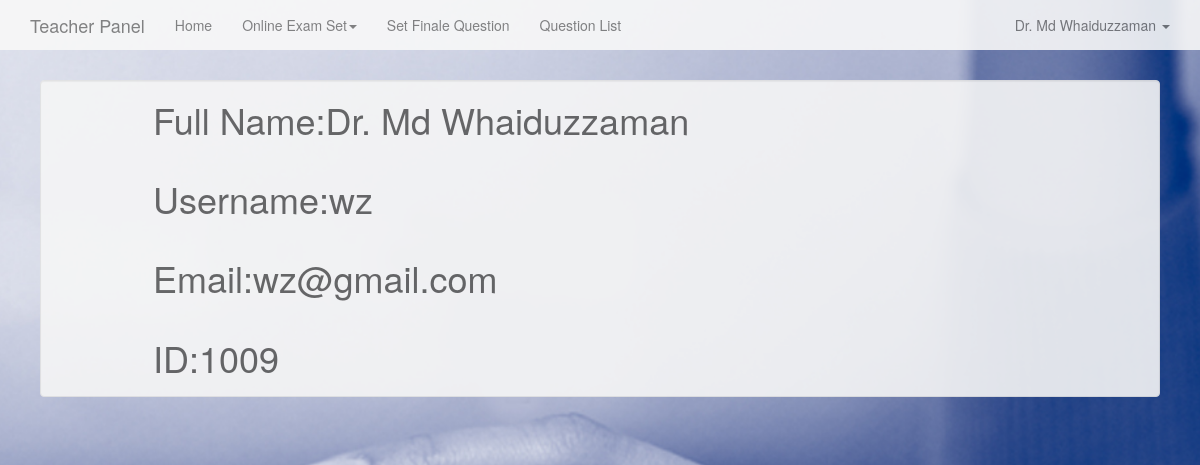
/teacher/profile.php (signed in), run on the app's committed database.
### tables this page shows
CREATE TABLE `teacher` (
  `t_id` int(11) NOT NULL,
  `t_name` varchar(100) NOT NULL,
  `t_uname` varchar(100) NOT NULL,
  `t_password` varchar(100) NOT NULL,
  `t_email` varchar(100) NOT NULL
);

### includes/function.php (called while the page is built, shortened)
<?php
function teacher_info($t_id,$value) {
	global $db;
	$query = $db->query("SELECT * FROM teacher WHERE t_id='$t_id'");
	$row = $query->fetch_assoc();
	return $row[$value];
}
function is_teacher_Loggedin(){
	if (isset($_SESSION['t_id'])) {
			return true;
	} else {
		return false;
	}
}
?>

### teacher/profile.php (the view, shortened to what this page needs)
<?php
	include('header.php');
?>
<?php if(is_teacher_Loggedin()):
echo'<h1 style="padding-left:10%" class="well">';
$id=teacher_info($_SESSION['t_id'],'t_id');
$query = $db->query("SELECT * FROM teacher where t_id='$id'");
                if($query->num_rows>0) {
                  while($row = $query->fetch_assoc()) {
                  	echo 'Full Name:'.$row['t_name'].'<br><br>Username:'.$row['t_uname'].'<br><br>Email:'.$row['t_email'].'<br><br>ID:'.$row['t_id'].'';
                  }
          }
?>
<?php else:?>
<?php header('Location: signin.php');  ?>
<?php endif?>
<?php
	include('footer.php');
?>

### teacher/header.php (shortened to what this page needs)
<?php
  include('../includes/connect.php');
  include('../includes/function.php');
?>
<!DOCTYPE html>
<html lang="en">
  <head>
    <link href="../assets/css/bootstrap.min.css" rel="stylesheet">
    <link href="../assets/css/ie10-viewport-bug-workaround.css" rel="stylesheet">
    <link href="../assets/css/dashboard.css" rel="stylesheet">
    <link href="../assets/css/carousel.css" rel="stylesheet">
    <link href="../assets/css/signin.css" rel="stylesheet">
  </head>
  <body>
    <div class="">
    <nav class="navbar navbar-default navbar-fixed-top">
      <div class="container">
        <div class="navbar-header">
          <a class="navbar-brand" href="signin.php">Teacher Panel</a>
        </div>
        <div id="navbar" class="navbar-collapse collapse">
          <ul class="nav navbar-nav">
            <li class=""><a href="../index.php">Home</a></li>
            <?php if(is_teacher_Loggedin()):?>
            <li class="dropdown">
              <a href="#" class="dropdown-toggle" data-toggle="dropdown" role="button" aria-haspopup="true" aria-expanded="false">Online Exam Set<span class="caret"></span></a>
            </li>
            <li><a href="set_finale_question.php">Set Finale Question</a></li>
            <li><a href="question_list.php">Question List</a></li>
            <?php else:?>
            <?php endif?>
          </ul>
          <ul class="nav navbar-nav navbar-right">
            <?php if(is_teacher_Loggedin()):?>
            <li class="dropdown">
              <a href="#" class="dropdown-toggle active" data-toggle="dropdown" role="button" aria-haspopup="true" aria-expanded="false"><?php echo teacher_info($_SESSION['t_id'],'t_name'); ?> <span class="caret"></span></a>
            </li>
            <?php endif?>
          </ul>
        </div>
      </div>
    </nav>
    <div class="container-fluid">
      <div class="row">
        <div class="col-sm-12 main">

### assets/css/dashboard.css (style rules this page uses)
body { padding-top: 50px; }
.navbar-fixed-top { border: 0; }
.main { padding: 20px; }
@media (min-width: 768px) { .main { padding-right: 40px; padding-left: 40px; } }

### assets/css/carousel.css (style rules this page uses)
body { padding-bottom: 40px; color: #5a5a5a; }

### assets/css/signin.css (style rules this page uses)
body { padding-top: 40px; padding-bottom: 40px; background-color: #eee; }

### teacher/header.php (style rules this page uses)
body { background-image: url("../assets/img/banner-bg.jpg"); height: 100vh; -webkit-background-size: cover; background-size: cover; background-position: center; opacity: .9; background-attachment: fixed; }

### data on the page
teacher: t_name "Dr. Md Whaiduzzaman", t_uname "wz", t_email "wz@gmail.com", t_id "1009"
